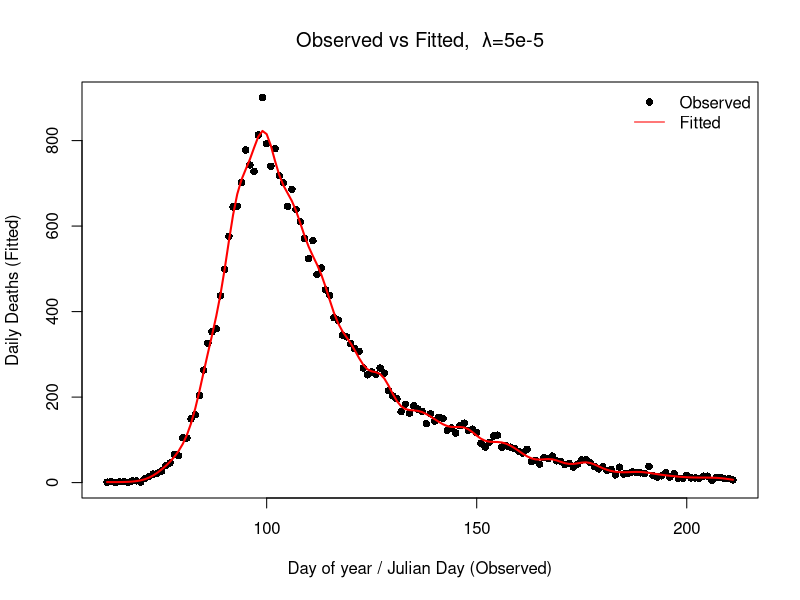

Write R code to recreate this figure.
start <- Sys.time()
# PROJECT 3 - EXTENDED STATISTICAL PROGRAMMING =================================

# Group 12 
# Aseel Alghamdi : S2901228
# Fenanda Dwitha Kurniasari : S2744048
# Nurmawiya : S2822251

# Aseel     :
#
# Fenanda   : 
#
# Nurmawiya : 
#

# Repository Link
# https://github.com/fenandadwithak/Team12/tree/main/Proj3

# ==============================================================================
##                                   OUTLINE
# ==============================================================================
## What you get:
## (1) 
## (2) 
## (3) 
## (4) 
## (5)
## (6)


##=========== Data Preparation & Load library ==================================
library(splines) #load library splines

df <- read.table("engcov.txt", header = TRUE) # import datasets
y <- df$nhs; t <- df$julian
n <- length(y) # define total observation 
d <- 1:80; edur <- 3.151; sdur <- .469
pd <- dlnorm(d, edur, sdur) # density (PDF) function of death
pd <- pd / sum(pd) # probability of death

##==================== (1) Construct X, Xtilde, and S ==========================
make_matrices <- function(t, K=80) {
  # Function to construct matrices (Xtilde, X, S) required for predicting 
  #  number of new infections occuring on day t which expressed by an infection 
  #  rate function f(t)
  
  # Input/Arguments :(1) t, a vector of day since 2020. In this dataset, we use 
  #                      julian
  #                  (2) K, number of basis function, set to 80
  #                      larger K would result smoother model
  #
  # Output/Return   :(1) Xtilde, a model matrix (spline basis) to predict f(t) 
  #                      f(t) = b1(t)β1 + b2(t)β2 + ... + bk(t)βk
  #                      row : days; colomn : B-spline basis function
  #                  (2) X, model matrix for the expected death count (the 
  #                      observed outcome), after convolution with Xtilde and 
  #                      π(j)/probability func. for days from infection to death 
  #                  (3) S, penalised matrix. Matrix defining which aspect of β
  #                      are penalised
  
  # Construct X_tilde
  # Define a sequence starting from the first day of death recorded minus 30
  # (min(t)-30) because for the earliest records, deaths might be caused by the
  # infection happened around 30 days ago, until maximum day observed (max(t))
  # for as many as K+4 evenly spaced, so there will be a sequence of 84 numbers
  knots <- seq(min(t)-30, max(t), length.out=K+4)
  
  Xtilde <- splineDesign(knots=knots, 
                         x=(min(t)-30):max(t), 
                         ord=4,
                         outer.ok= TRUE)#construct matrix X-tilde using 
                                        #splineDesign with 84 knots as defined 
                                        #before starting from min(t)-30 until 
                                        #max(t) with order of the spline = 4
  
  # Construct X
  X <- matrix(0, nrow=length(t), ncol=ncol(Xtilde)) # initialize matrix to store
  #for every value in length(t) = 150
  # Execute for each observation of time (1:150)
  for (i in 1:length(t)) {
    j_max <- min(80, 29 + i) ## define upper bound for summation
    for (j in 1:j_max) { ## calculate for each days until death 
      # fill corresponding cells with corresponding element X_tilde and prob 
      # death time function
      X[i,] <- X[i,] + Xtilde[30 + i - j,] * pd[j] 
    }
  }
  
  # Construct S (Penalised Matrix)
  S <- crossprod(diff(diag(ncol(X)), diff=2))
  
  list(Xtilde=Xtilde, X=X, S=S) ## return the output into a list 
}##make_matrices

mats <- make_matrices(t) #
X <- mats$X ## X
S <- mats$S ## S
Xtilde <- mats$Xtilde ## X tilde

##============= (2) Function Penalised NLL and its Objective Func. =============
# Model has the structure of a Poisson GLM, then we need to compute penalised
# function. In this case, we want to define objective function PNLL(β)
# 
# Formula:
# NLL = −ℓ(γ)= ∑[e^(ηi)−yi.ηi] where μi=e^(ηi)=e^(Xi.γ)
# Penalty (P) = (λ/2)β'Sβ
#
# PNLL(β) = NLL(β) + P
#   where NLL = sum(exp(eta) - y*eta) (dropping constants)
#         P =  0.5 * lambda * gamma' S gamma 

pen_nll <- function(gamma, X, y, S, lambda) {
  # Function to compute penalised negative log likehood
  # Input/Argument : (1) Gamma : K-vector of spline coefficients
  #                  (2) y :  the deaths on day of the year ti
  #                  (3) S : penalised matrix
  #                  (4) lambda : smoothing parameter
  
  # Output/Return  : single numeric value of pen_nll
  eta <- as.vector(X %*% gamma)               # linear predictor 
  mu  <- exp(eta)                             # Poisson mean (positive)
  nll <- sum(mu - y * eta)                    # Poisson negative log-likelihood
  pen <- 0.5 * lambda * as.numeric(t(gamma) %*% (S %*% gamma))# penalty
  nll + pen # pnll
}##pen_nll


# Define Gradient vector of Objective Function/ its derivative vector w.r.t γ
pen_grad <- function(gamma, X, y, S, lambda) {
  # Analytic gradient: faster and more accurate than numerical
  eta <- as.vector(X %*% gamma)
  mu  <- exp(eta)
  score <- t(X) %*% (mu - y)                    # gradient of NLL part
  as.vector(score + lambda * (S %*% gamma))     # add gradient of penalty
}

# Checking the derivative (sp notes 74)
K <- 80
fd <- gamma0 <- rep(0, K)       # start from all zeros
lambda <- 5e-5
pen_nll0 <- pen_nll(gamma0, X, y, S, lambda) 
eps <- 1e-7
for (i in 1:length(gamma0)) {
  gamma1 <- gamma0; gamma1[i] <- eps
  pen_nll1 <- pen_nll(gamma1,X,y,S,lambda)
  fd[i] <- (pen_nll1 - pen_nll0)/eps
}
fd; pen_grad(gamma0, X, y, S, lambda) ## already same
range(fd - pen_grad(gamma0, X, y, S, lambda)) ## apx zero

#================ (3) Fit the model using BFGS optimization ====================
gamma0 <- rep(0, K)       # start from all zeros
lambda <- 5e-5            # smoothing strength: larger -> smoother fitted curve

# Use BFGS (a standard quasi-Newton optimizer) to minimize the objective
fit <- optim(
  par     = gamma0,                 # initial gamma
  fn      = pen_nll,                # objective function
  gr      = pen_grad,               # analytic gradient
  method  = "BFGS",                 # efficient for smooth problems
  control = list(maxit = 1000),     # cap iterations
  X=X, y=y, S=S, lambda=lambda
)

gamma_hat <- fit$par # estimated spline coefficients (K-vector)
eta_hat  <- as.vector(X %*% gamma_hat) # fitted linear predictor (log-scale)
mu_hat <- exp(eta_hat)  # fitted mean counts (always > 0)
f_hat <- Xtilde %*% gamma_hat #

fit$convergence # 0 means successful
fit$value #final objective value for reference

plot(t, y, pch=16, col="black",
     xlab="Day of year / Julian Day (Observed)",
     ylab="Daily Deaths (Fitted)",
     main=expression(paste("Observed vs Fitted,  λ=5e-5")))
lines(t, mu_hat, col="red", lwd=2)
legend("topright", legend=c("Observed", "Fitted"),
       col=c("black", "red"), pch=c(16, NA), lty=c(NA,1), bty="n")


































































































































































































































































































































































































































































































































































# Fenanda ----

# ==============================================================================
##                          NON-PARAMETRIC BOOTSTRAPING
## =============================================================================

# Initialize number of replicate sample
n_bootstrap = 200
# Initialize matrix to store 



end <- Sys.time()
end-start
